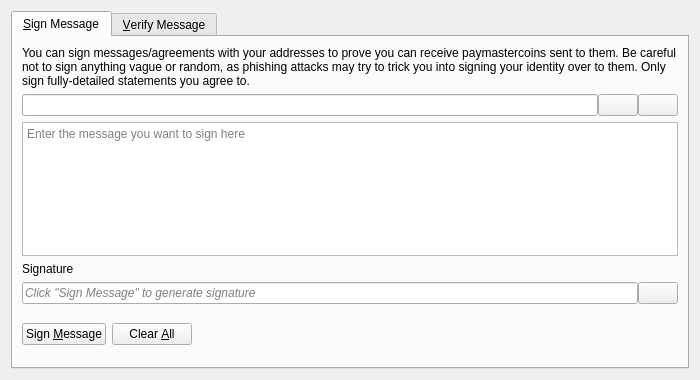
<?xml version="1.0" encoding="UTF-8"?>
<ui version="4.0">
 <class>SignVerifyMessageDialog</class>
 <widget class="QDialog" name="SignVerifyMessageDialog">
  <property name="geometry">
   <rect>
    <x>0</x>
    <y>0</y>
    <width>700</width>
    <height>380</height>
   </rect>
  </property>
  <property name="windowTitle">
   <string>Signatures - Sign / Verify a Message</string>
  </property>
  <property name="modal">
   <bool>true</bool>
  </property>
  <layout class="QVBoxLayout" name="verticalLayout">
   <item>
    <widget class="QTabWidget" name="tabWidget">
     <property name="currentIndex">
      <number>0</number>
     </property>
     <widget class="QWidget" name="tabSignMessage">
      <attribute name="title">
       <string>&amp;Sign Message</string>
      </attribute>
      <layout class="QVBoxLayout" name="verticalLayout_SM">
       <item>
        <widget class="QLabel" name="infoLabel_SM">
         <property name="text">
          <string>You can sign messages/agreements with your addresses to prove you can receive paymastercoins sent to them. Be careful not to sign anything vague or random, as phishing attacks may try to trick you into signing your identity over to them. Only sign fully-detailed statements you agree to.</string>
         </property>
         <property name="textFormat">
          <enum>Qt::PlainText</enum>
         </property>
         <property name="wordWrap">
          <bool>true</bool>
         </property>
        </widget>
       </item>
       <item>
        <layout class="QHBoxLayout" name="horizontalLayout_1_SM">
         <property name="spacing">
          <number>0</number>
         </property>
         <item>
          <widget class="QValidatedLineEdit" name="addressIn_SM">
           <property name="toolTip">
            <string>The PaymasterCoin address to sign the message with</string>
           </property>
          </widget>
         </item>
         <item>
          <widget class="QPushButton" name="addressBookButton_SM">
           <property name="toolTip">
            <string>Choose previously used address</string>
           </property>
           <property name="text">
            <string/>
           </property>
           <property name="icon">
            <iconset resource="../paymastercoin.qrc">
             <normaloff>:/icons/address-book</normaloff>:/icons/address-book</iconset>
           </property>
           <property name="shortcut">
            <string>Alt+A</string>
           </property>
           <property name="autoDefault">
            <bool>false</bool>
           </property>
          </widget>
         </item>
         <item>
          <widget class="QPushButton" name="pasteButton_SM">
           <property name="toolTip">
            <string>Paste address from clipboard</string>
           </property>
           <property name="text">
            <string/>
           </property>
           <property name="icon">
            <iconset resource="../paymastercoin.qrc">
             <normaloff>:/icons/editpaste</normaloff>:/icons/editpaste</iconset>
           </property>
           <property name="shortcut">
            <string>Alt+P</string>
           </property>
           <property name="autoDefault">
            <bool>false</bool>
           </property>
          </widget>
         </item>
        </layout>
       </item>
       <item>
        <widget class="QPlainTextEdit" name="messageIn_SM">
         <property name="toolTip">
          <string>Enter the message you want to sign here</string>
         </property>
         <property name="placeholderText">
          <string>Enter the message you want to sign here</string>
         </property>
        </widget>
       </item>
       <item>
        <widget class="QLabel" name="signatureLabel_SM">
         <property name="text">
          <string>Signature</string>
         </property>
         <property name="textFormat">
          <enum>Qt::PlainText</enum>
         </property>
        </widget>
       </item>
       <item>
        <layout class="QHBoxLayout" name="horizontalLayout_2_SM">
         <property name="spacing">
          <number>0</number>
         </property>
         <item>
          <widget class="QLineEdit" name="signatureOut_SM">
           <property name="placeholderText">
            <string>Click "Sign Message" to generate signature</string>
           </property>
           <property name="font">
            <font>
             <italic>true</italic>
            </font>
           </property>
           <property name="readOnly">
            <bool>true</bool>
           </property>
          </widget>
         </item>
         <item>
          <widget class="QPushButton" name="copySignatureButton_SM">
           <property name="toolTip">
            <string>Copy the current signature to the system clipboard</string>
           </property>
           <property name="text">
            <string/>
           </property>
           <property name="icon">
            <iconset resource="../paymastercoin.qrc">
             <normaloff>:/icons/editcopy</normaloff>:/icons/editcopy</iconset>
           </property>
           <property name="autoDefault">
            <bool>false</bool>
           </property>
          </widget>
         </item>
        </layout>
       </item>
       <item>
        <layout class="QHBoxLayout" name="horizontalLayout_3_SM">
         <item>
          <widget class="QPushButton" name="signMessageButton_SM">
           <property name="toolTip">
            <string>Sign the message to prove you own this PaymasterCoin address</string>
           </property>
           <property name="text">
            <string>Sign &amp;Message</string>
           </property>
           <property name="icon">
            <iconset resource="../paymastercoin.qrc">
             <normaloff>:/icons/edit</normaloff>:/icons/edit</iconset>
           </property>
           <property name="autoDefault">
            <bool>false</bool>
           </property>
          </widget>
         </item>
         <item>
          <widget class="QPushButton" name="clearButton_SM">
           <property name="toolTip">
            <string>Reset all sign message fields</string>
           </property>
           <property name="text">
            <string>Clear &amp;All</string>
           </property>
           <property name="icon">
            <iconset resource="../paymastercoin.qrc">
             <normaloff>:/icons/remove</normaloff>:/icons/remove</iconset>
           </property>
           <property name="autoDefault">
            <bool>false</bool>
           </property>
          </widget>
         </item>
         <item>
          <spacer name="horizontalSpacer_1_SM">
           <property name="orientation">
            <enum>Qt::Horizontal</enum>
           </property>
           <property name="sizeHint" stdset="0">
            <size>
             <width>40</width>
             <height>48</height>
            </size>
           </property>
          </spacer>
         </item>
         <item>
          <widget class="QLabel" name="statusLabel_SM">
           <property name="font">
            <font>
             <weight>75</weight>
             <bold>true</bold>
            </font>
           </property>
           <property name="text">
            <string/>
           </property>
           <property name="wordWrap">
            <bool>true</bool>
           </property>
          </widget>
         </item>
         <item>
          <spacer name="horizontalSpacer_2_SM">
           <property name="orientation">
            <enum>Qt::Horizontal</enum>
           </property>
           <property name="sizeHint" stdset="0">
            <size>
             <width>40</width>
             <height>48</height>
            </size>
           </property>
          </spacer>
         </item>
        </layout>
       </item>
      </layout>
     </widget>
     <widget class="QWidget" name="tabVerifyMessage">
      <attribute name="title">
       <string>&amp;Verify Message</string>
      </attribute>
      <layout class="QVBoxLayout" name="verticalLayout_VM">
       <item>
        <widget class="QLabel" name="infoLabel_VM">
         <property name="text">
          <string>Enter the receiver's address, message (ensure you copy line breaks, spaces, tabs, etc. exactly) and signature below to verify the message. Be careful not to read more into the signature than what is in the signed message itself, to avoid being tricked by a man-in-the-middle attack. Note that this only proves the signing party receives with the address, it cannot prove sendership of any transaction!</string>
         </property>
         <property name="textFormat">
          <enum>Qt::PlainText</enum>
         </property>
         <property name="alignment">
          <set>Qt::AlignLeading|Qt::AlignLeft|Qt::AlignTop</set>
         </property>
         <property name="wordWrap">
          <bool>true</bool>
         </property>
        </widget>
       </item>
       <item>
        <layout class="QHBoxLayout" name="horizontalLayout_1_VM">
         <property name="spacing">
          <number>0</number>
         </property>
         <item>
          <widget class="QValidatedLineEdit" name="addressIn_VM">
           <property name="toolTip">
            <string>The PaymasterCoin address the message was signed with</string>
           </property>
          </widget>
         </item>
         <item>
          <widget class="QPushButton" name="addressBookButton_VM">
           <property name="toolTip">
            <string>Choose previously used address</string>
           </property>
           <property name="text">
            <string/>
           </property>
           <property name="icon">
            <iconset resource="../paymastercoin.qrc">
             <normaloff>:/icons/address-book</normaloff>:/icons/address-book</iconset>
           </property>
           <property name="shortcut">
            <string>Alt+A</string>
           </property>
           <property name="autoDefault">
            <bool>false</bool>
           </property>
          </widget>
         </item>
        </layout>
       </item>
       <item>
        <widget class="QPlainTextEdit" name="messageIn_VM">
          <property name="toolTip">
            <string>The signed message to verify</string>
          </property>
          <property name="placeholderText">
            <string>The signed message to verify</string>
          </property>
        </widget>
       </item>
       <item>
        <widget class="QValidatedLineEdit" name="signatureIn_VM">
          <property name="toolTip">
            <string>The signature given when the message was signed</string>
          </property>
          <property name="placeholderText">
            <string>The signature given when the message was signed</string>
          </property>
        </widget>
       </item>
       <item>
        <layout class="QHBoxLayout" name="horizontalLayout_2_VM">
         <item>
          <widget class="QPushButton" name="verifyMessageButton_VM">
           <property name="toolTip">
            <string>Verify the message to ensure it was signed with the specified PaymasterCoin address</string>
           </property>
           <property name="text">
            <string>Verify &amp;Message</string>
           </property>
           <property name="icon">
            <iconset resource="../paymastercoin.qrc">
             <normaloff>:/icons/transaction_0</normaloff>:/icons/transaction_0</iconset>
           </property>
           <property name="autoDefault">
            <bool>false</bool>
           </property>
          </widget>
         </item>
         <item>
          <widget class="QPushButton" name="clearButton_VM">
           <property name="toolTip">
            <string>Reset all verify message fields</string>
           </property>
           <property name="text">
            <string>Clear &amp;All</string>
           </property>
           <property name="icon">
            <iconset resource="../paymastercoin.qrc">
             <normaloff>:/icons/remove</normaloff>:/icons/remove</iconset>
           </property>
           <property name="autoDefault">
            <bool>false</bool>
           </property>
          </widget>
         </item>
         <item>
          <spacer name="horizontalSpacer_1_VM">
           <property name="orientation">
            <enum>Qt::Horizontal</enum>
           </property>
           <property name="sizeHint" stdset="0">
            <size>
             <width>40</width>
             <height>48</height>
            </size>
           </property>
          </spacer>
         </item>
         <item>
          <widget class="QLabel" name="statusLabel_VM">
           <property name="font">
            <font>
             <weight>75</weight>
             <bold>true</bold>
            </font>
           </property>
           <property name="text">
            <string/>
           </property>
           <property name="wordWrap">
            <bool>true</bool>
           </property>
          </widget>
         </item>
         <item>
          <spacer name="horizontalSpacer_2_VM">
           <property name="orientation">
            <enum>Qt::Horizontal</enum>
           </property>
           <property name="sizeHint" stdset="0">
            <size>
             <width>40</width>
             <height>48</height>
            </size>
           </property>
          </spacer>
         </item>
        </layout>
       </item>
      </layout>
     </widget>
    </widget>
   </item>
  </layout>
 </widget>
 <customwidgets>
  <customwidget>
   <class>QValidatedLineEdit</class>
   <extends>QLineEdit</extends>
   <header>qt/qvalidatedlineedit.h</header>
  </customwidget>
 </customwidgets>
 <resources>
  <include location="../paymastercoin.qrc"/>
 </resources>
 <connections/>
</ui>
